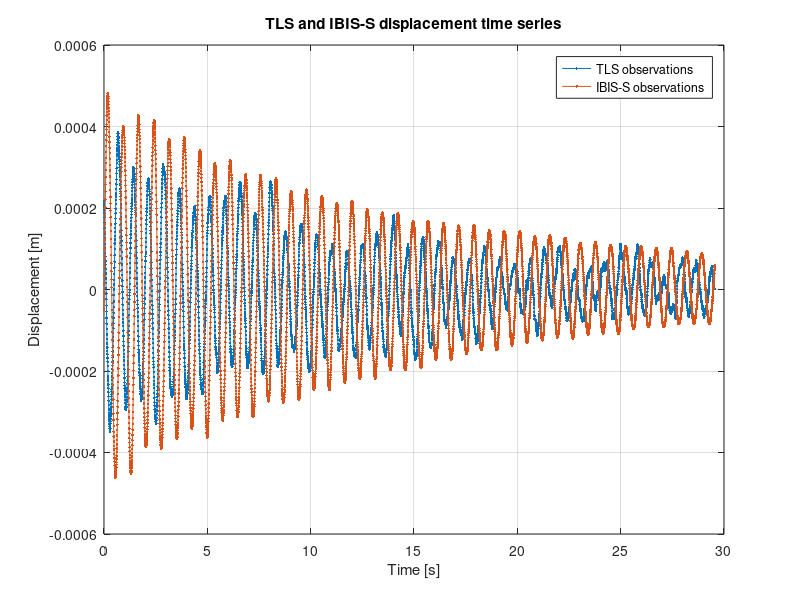
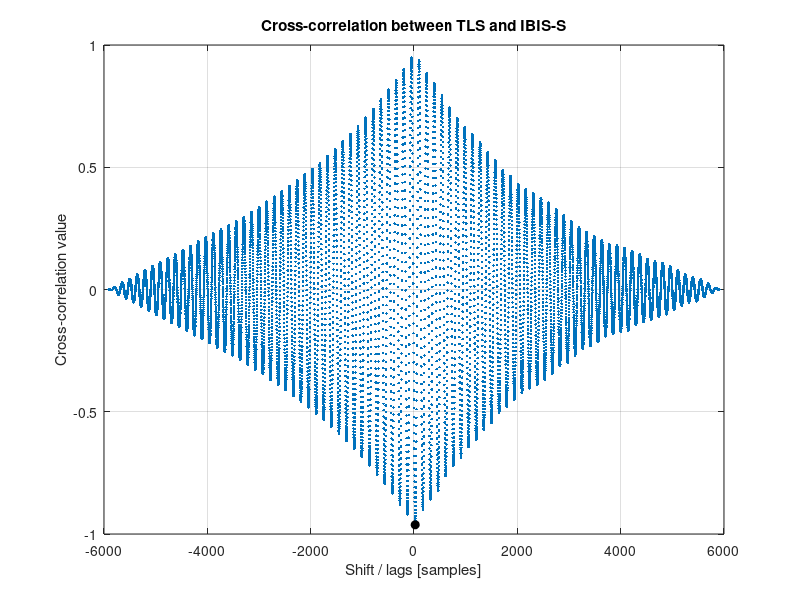
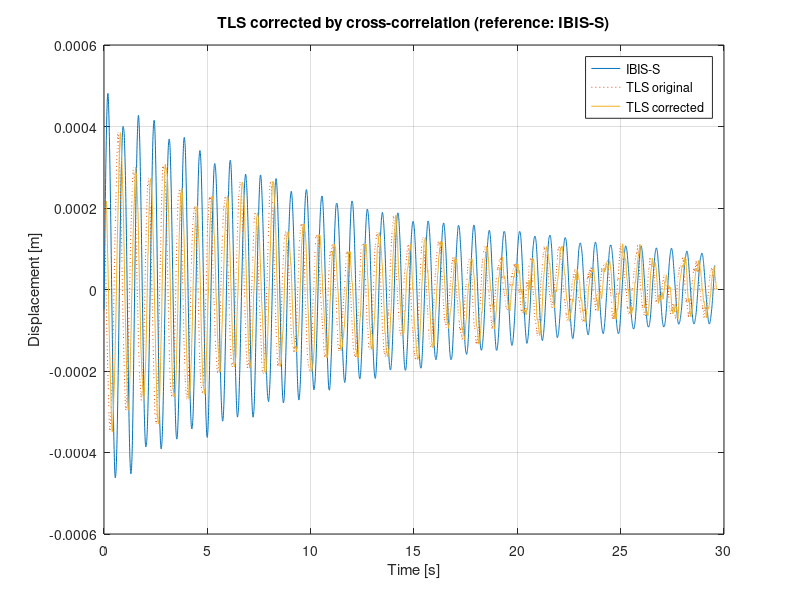

Write the MATLAB code that produced these figures, in order. (Note: this script raises an error after producing the figures.)
clc;
clear;
close all;
format long g;

%% ---------------------- Load TLS and IBIS-S data ------------------------
tls_data  = load('tls.txt');   % [time, displacement]
ibis_data = load('ibis.txt');  % [time, displacement]

t_tls = tls_data(:,1);
y_tls = tls_data(:,2);

t_ibis = ibis_data(:,1);
y_ibis = ibis_data(:,2);

% sampling interval (both ~0.005 s)
dt_tls  = t_tls(2)  - t_tls(1);
dt_ibis = t_ibis(2) - t_ibis(1);

%% ---------------------- Figure 1: raw TLS and IBIS ----------------------
figure(1); clf;
plot(t_tls,  y_tls,  '.-');
hold on;
plot(t_ibis, y_ibis, '.-');
legend('TLS observations','IBIS-S observations','Location','best');
title('TLS and IBIS-S displacement time series');
xlabel('Time [s]');
ylabel('Displacement [m]');
grid on;

%% --------- Cross-correlation TLS vs IBIS to find time shift ------------
% Demeaned and normalized
y_tls_dm  = y_tls  - mean(y_tls);
y_ibis_dm = y_ibis - mean(y_ibis);

[xcf_tls_ibis, lags_tls_ibis] = xcorr(y_tls_dm, y_ibis_dm, 'normalized');

[~, idx_max]  = max(abs(xcf_tls_ibis));
lag_tls_ibis  = lags_tls_ibis(idx_max);  % in samples
corr_tls_ibis = xcf_tls_ibis(idx_max);
time_shift_tls = lag_tls_ibis * dt_tls;  % in seconds

fprintf('TLS vs IBIS-S:\n');
fprintf('  lag  = %d samples\n', lag_tls_ibis);
fprintf('  corr = %.3f\n', corr_tls_ibis);
fprintf('  time shift = %.3f s\n\n', time_shift_tls);

%% --------------- Figure 2: cross-correlation TLS–IBIS -------------------
figure(2); clf;
plot(lags_tls_ibis, xcf_tls_ibis, '.');
xlabel('Shift / lags [samples]');
ylabel('Cross-correlation value');
title('Cross-correlation between TLS and IBIS-S');
grid on;
hold on;
plot(lag_tls_ibis, corr_tls_ibis, 'ko', 'MarkerFaceColor','k');
hold off;

%% --------------- Correct TLS time axis using time_shift_tls -------------
t_tls_corr = t_tls + time_shift_tls;

figure(3); clf;
plot(t_ibis, y_ibis, '-','DisplayName','IBIS-S');
hold on;
plot(t_tls,      y_tls, ':','DisplayName','TLS original');
plot(t_tls_corr, y_tls, '-','DisplayName','TLS corrected');
xlabel('Time [s]');
ylabel('Displacement [m]');
title('TLS corrected by cross-correlation (reference: IBIS-S)');
legend('Location','best');
grid on;
hold off;

%% ---------------------- Load accelerometer data -------------------------
acc_data = load('acceleration.txt');   % [time, acceleration in g]
t_acc = acc_data(:,1);
y_acc = acc_data(:,2);

dt_acc = t_acc(2) - t_acc(1);

%% ------ Figure 4: IBIS-S, corrected TLS and raw accelerometer ----------
figure(4); clf;

yyaxis left;
plot(t_ibis, y_ibis, '-', 'DisplayName','IBIS-S');
hold on;
plot(t_tls_corr, y_tls, '-', 'DisplayName','TLS corrected');
ylabel('Displacement [m]');

% --- Removing negative times of accelerometer ---
idx_acc_plot = t_acc >= 0;
yyaxis right;
plot(t_acc(idx_acc_plot), y_acc(idx_acc_plot), '-', ...
    'DisplayName','Accelerometer (raw)');
ylabel('Acceleration [g]');

xlabel('Time [s]');
title('IBIS-S, corrected TLS and raw accelerometer measurements');
legend('Location','best');
grid on;
hold off;


%% -------- Time shift of accelerometer relative to IBIS-S ----------------
% Work only on the overlapping time interval
t_start = max( t_ibis(1), t_acc(1) );
t_end   = min( t_ibis(end), t_acc(end) );

idx_acc  = (t_acc  >= t_start) & (t_acc  <= t_end);
idx_ibis = (t_ibis >= t_start) & (t_ibis <= t_end);

t_acc_sub  = t_acc(idx_acc);
y_acc_sub  = y_acc(idx_acc);

% Resample IBIS-S onto the accelerometer time grid (no extrapolation)
y_ibis_resamp = interp1(t_ibis(idx_ibis), y_ibis(idx_ibis), t_acc_sub, 'linear');

% Invert accelerometer axis to be consistent with TLS/IBIS
y_acc_sub_inv = -y_acc_sub;

% Demean both signals
y_acc_dm      = y_acc_sub_inv      - mean(y_acc_sub_inv);
y_ibis_res_dm = y_ibis_resamp      - mean(y_ibis_resamp);

[xcf_acc_ibis, lags_acc_ibis] = xcorr(y_acc_dm, y_ibis_res_dm, 'normalized');

[~, idx_acc_max] = max(abs(xcf_acc_ibis));
lag_acc_ibis     = lags_acc_ibis(idx_acc_max);   % samples on acc grid
corr_acc_ibis    = xcf_acc_ibis(idx_acc_max);
time_shift_acc   = lag_acc_ibis * dt_acc;       % seconds

fprintf('Accelerometer vs IBIS-S (overlapping interval):\n');
fprintf('  lag  = %d samples (accelerometer grid)\n', lag_acc_ibis);
fprintf('  corr = %.3f\n', corr_acc_ibis);
fprintf('  time shift = %.3f s\n\n', time_shift_acc);

%% ----------- Figure 5: cross-correlation ACC–IBIS (resampled) ----------
figure(5); clf;
plot(lags_acc_ibis * dt_acc, xcf_acc_ibis, '.');
xlabel('Shift / lags [s]');
ylabel('Cross-correlation value');
title('Cross-correlation between accelerometer and IBIS-S (resampled)');
grid on;
hold on;
plot(lag_acc_ibis * dt_acc, corr_acc_ibis, 'ko', 'MarkerFaceColor','k');
hold off;

%% -------- Correct accelerometer time axis using time_shift_acc ---------
t_acc_corr = t_acc + time_shift_acc;
y_acc_corr = -y_acc;   % keep inverted sign also for full series

%% -------- Figure 6: All three time series corrected --------------------
figure(6); clf;

yyaxis left;
plot(t_ibis,     y_ibis, '-', 'DisplayName','IBIS-S');
hold on;
plot(t_tls_corr, y_tls,  '-', 'DisplayName','TLS corrected');
ylabel('Displacement [m]');

% ---- Removing negative times from corrected acc ----
idx_acc_plot2 = t_acc_corr >= 0;

yyaxis right;
plot(t_acc_corr(idx_acc_plot2), y_acc_corr(idx_acc_plot2), '-', ...
     'DisplayName','Accelerometer corrected');
ylabel('Acceleration [g] (sign inverted)');

xlabel('Time [s]');
title('IBIS-S, TLS corrected and accelerometer corrected');
legend('Location','best');
grid on;
hold off;